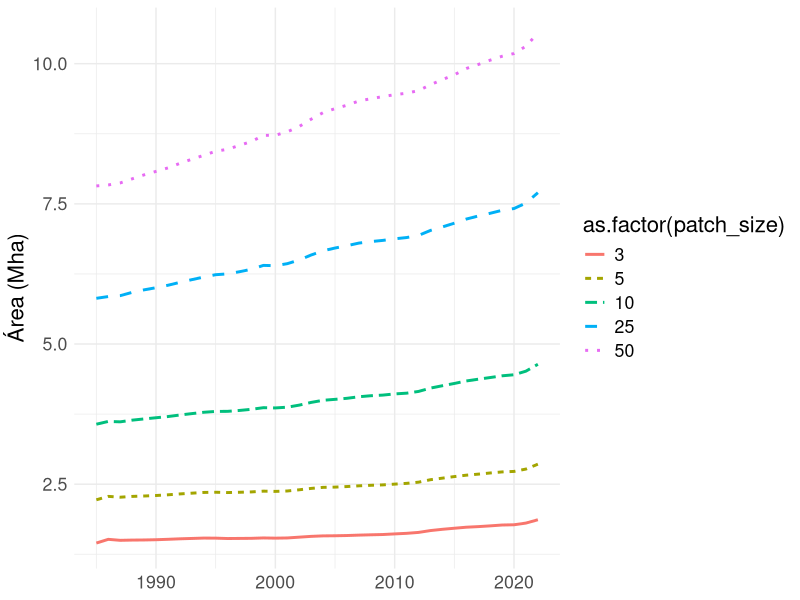
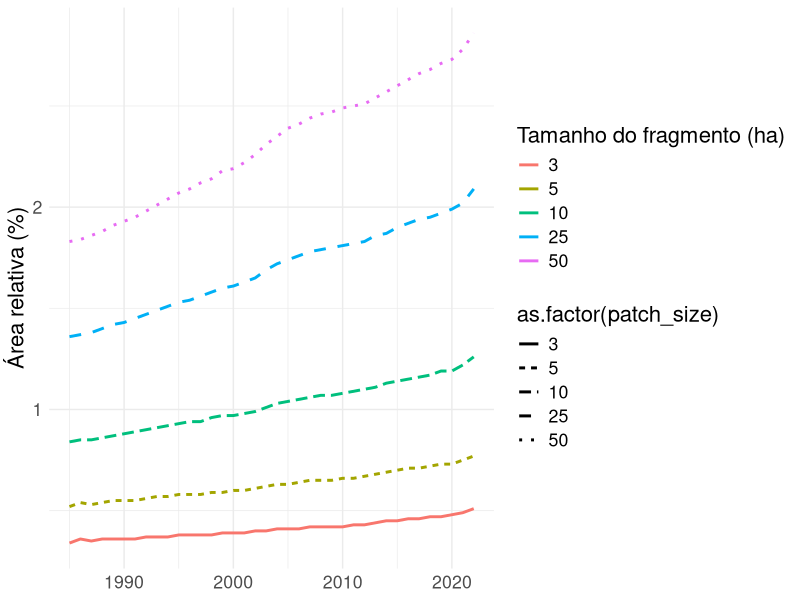
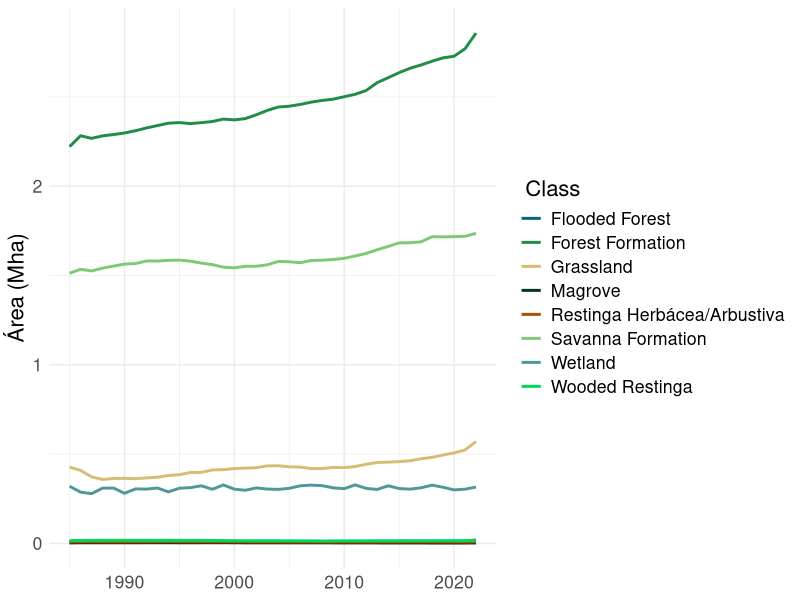
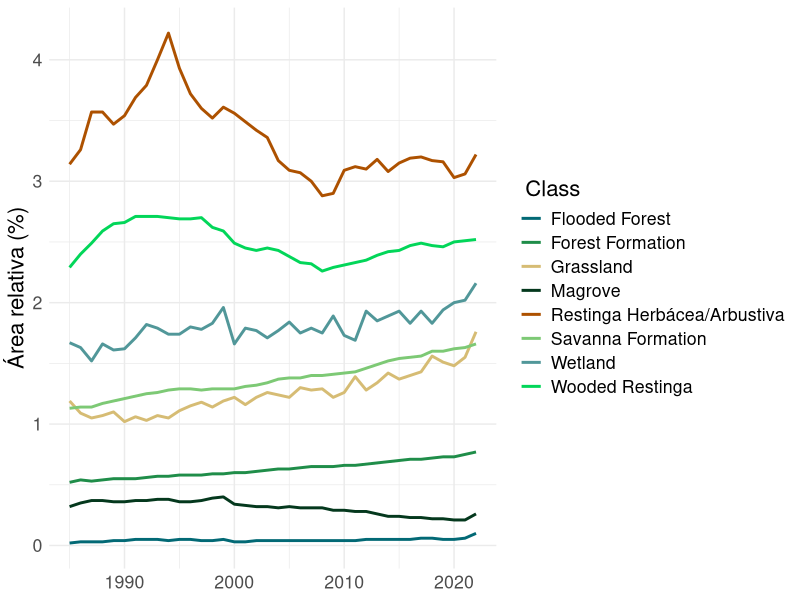

Reproduce these figures in R, in order.
## build graphics for the 'degradação' dashboard 
## dhemerson.costa@ipam.org.br

## read libraries
library(ggplot2)
library(reshape2)

## avoid sci notations 
options(scipen= 1e3)

## read patch size data 
patch <- read.csv('./table/brazil-country-patch-8.0.1a.csv',
                 fileEncoding = 'UTF-8',
                 dec= ',')

## replace NA by zero
patch[is.na(patch)] <- 0

## rotate graphic
patch <- melt(data= patch, id.vars=c("FEATURE_ID", "NAME", "LEVEL_1", "GEOCODE", "index", "class_id", "level_0", "level_1",
                                   "level_2" , "level_3", "level_4", "color", "feature_id", "patch_size", "key"))

## replace X by '' and covert to numeric
patch$variable <- as.numeric(gsub('X', '', patch$variable))

## ########################### landing page
ggplot(data= subset(patch, level_2 == 'Forest Formation' & key == 'value'),
       mapping= aes(x= variable, y= value/1e6, colour= as.factor(patch_size), linetype= as.factor(patch_size))) +
  geom_line(linewidth= 1) + 
  theme_minimal() +
  theme(text = element_text(size = 16)) +
  xlab(NULL) +
  ylab('Área (Mha)')

## plot landing page graphic 
ggplot(data= subset(patch, level_2 == 'Forest Formation' & key == 'relative'),
       mapping= aes(x= variable, y= value, colour= as.factor(patch_size), linetype= as.factor(patch_size))) +
  geom_line(linewidth= 1) + 
  theme_minimal() +
  theme(text = element_text(size = 16)) +
  xlab(NULL) +
  ylab('Área relativa (%)') +
  guides(colour=guide_legend(title="Tamanho do fragmento (ha)"))

############################### per class

ggplot(data= subset(patch, key == 'value' & patch_size == 5),
       mapping= aes(x= variable, y= value/1e6, colour= as.factor(level_2))) +
  geom_line(linewidth= 1) + 
  scale_colour_manual(' Class', values=c('#026975', '#1f8d49', '#d6bc74', '#04381d', '#ad5100', '#7dc975', '#519799', '#02d659')) + 
  theme_minimal() +
  theme(text = element_text(size = 16)) +
  xlab(NULL) +
  ylab('Área (Mha)')

## relativo 
ggplot(data= subset(patch, key == 'relative' & patch_size == 5),
       mapping= aes(x= variable, y= value, colour= as.factor(level_2))) +
  geom_line(linewidth= 1) + 
  scale_colour_manual(' Class', values=c('#026975', '#1f8d49', '#d6bc74', '#04381d', '#ad5100', '#7dc975', '#519799', '#02d659')) + 
  theme_minimal() +
  theme(text = element_text(size = 16)) +
  xlab(NULL) +
  ylab('Área relativa (%)')
